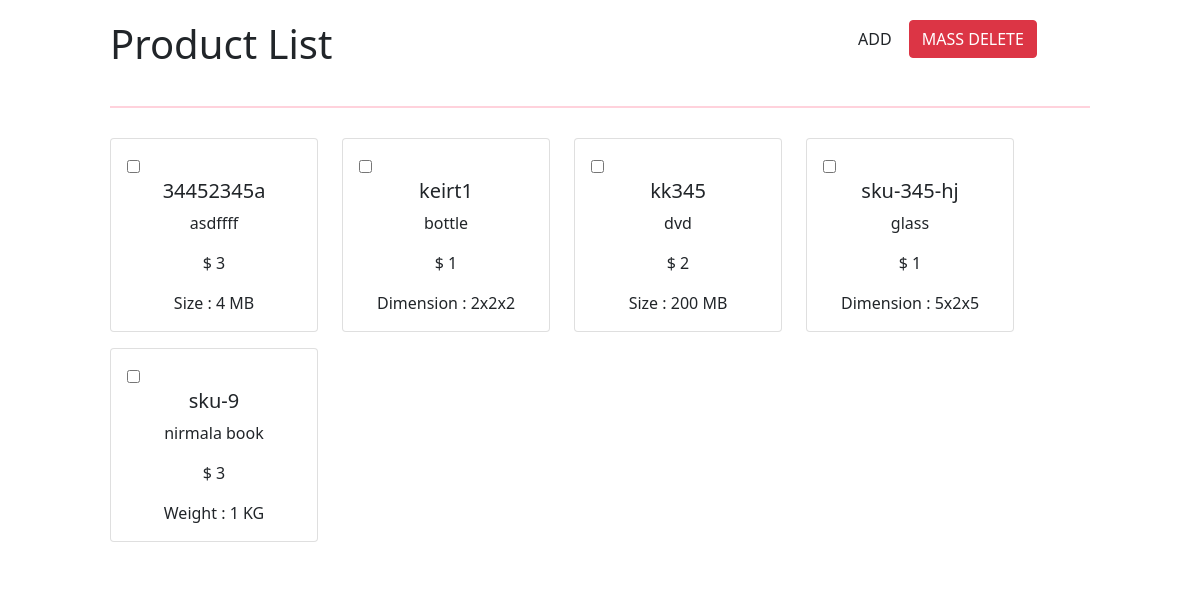
The page / on the database its author committed.
### tables this page shows
CREATE TABLE `product` (
  `id` int(100) NOT NULL,
  `sku` varchar(100) NOT NULL,
  `name` varchar(100) NOT NULL,
  `price` int(100) NOT NULL,
  `productType` varchar(100) NOT NULL,
  `size` int(100) DEFAULT NULL,
  `weight` int(100) DEFAULT NULL,
  `height` int(100) DEFAULT NULL,
  `width` int(100) DEFAULT NULL,
  `length` int(100) DEFAULT NULL
);

### connection.php (called while the page is built, shortened)
<?php
$conn = mysqli_connect("localhost", "root", "", "scandiwebtest");
function query($query)
{
    global $conn;
    $result = mysqli_query($conn, $query);
    $rows = [];
    while ($row = mysqli_fetch_assoc($result)) {
        $rows[] = $row;
    }
    return $rows;
}

### index.php (the view, shortened to what this page needs)
<?php
require 'connection.php';
$product = query("SELECT * FROM product");
?>
<!DOCTYPE html>
<html lang="en">
<head>
    <link href="https://cdn.jsdelivr.net/npm/bootstrap@5.1.1/dist/css/bootstrap.min.css" rel="stylesheet">
    <link rel="stylesheet" href="style.css">
</head>
<body>
    <div class="container">
        <div class="title">
            <h1>
                Product List
            </h1>
        </div>
        <div class="actbutton">
            <a href="addProduct.php" class="btn" name="ADD">ADD</a>
            <button type="submit" name="delete" value="Delete" class="btn btn-danger" form="check">MASS DELETE</button>
        </div>
    </div>
    <div class="container">
        <hr>
    </div>
    <form action="" method="POST" id="check">
        <div class="container">
            <div class="row">
                <?php foreach ($product as $p) : ?>
                    <div class="col-sm-auto mb-3">
                        <div class="card" style="width: 13rem;">
                            <div class="card-body">
                                <input type="checkbox" name="item[]" value="<?= $p["id"] ?>" class="delete-checkbox">
                                <h5 class="card-title text-center"><?= $p["sku"] ?></h5>
                                <p class="card-text text-center"><?= $p["name"] ?></p>
                                <p class="card-text text-center">$ <?= $p["price"] ?></p>
                                <?php if ($p["productType"] == "DVD") : ?>
                                    <p class="card-text text-center">Size : <?= $p["size"] ?> MB</p>
                                <?php elseif ($p["productType"] == "Book") : ?>
                                    <p class="card-text text-center">Weight : <?= $p["weight"] ?> KG</p>
                                <?php else : ?>
                                    <p class="card-text text-center">Dimension : <?= $p["height"] ?>x<?= $p["width"] ?>x<?= $p["length"] ?></p>
                                <?php endif ?>
                            </div>
                        </div>
                    </div>
                <?php endforeach ?>
            </div>
        </div>
    </form>
</body>
</html>

### style.css (style rules this page uses)
html, body { padding: 0; margin: 0; }
.container { display: flex; width: 1000px; margin: 10px auto; background-color: #fff; padding: 10px; box-sizing: border-box; }
.title { flex: 3; }
.actbutton { flex: 1; flex-flow: column-reverse; }
hr { margin: 0; display: flex; border: 1px solid #ff4f77; background: #ff4f77; width: 100%; }

### rows shown on the page
product: sku "34452345a", name "asdffff", price "3", size "4"
product: sku "keirt1", name "bottle", price "1", height "2", width "2", length "2"
product: sku "kk345", name "dvd", price "2", size "200"
product: sku "sku-345-hj", name "glass", price "1", height "5", width "2", length "5"
product: sku "sku-9", name "nirmala book", price "3", weight "1"
